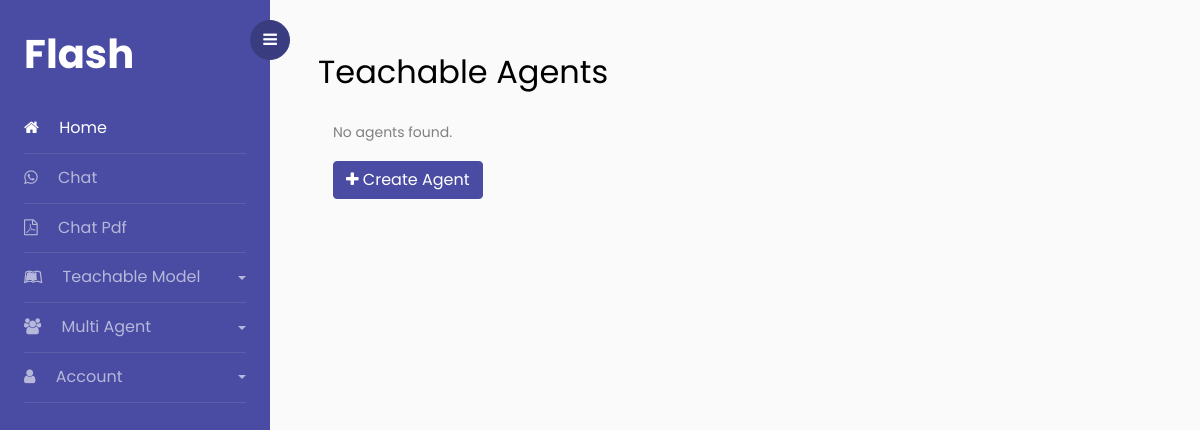
/chat/teachable-agent/ (signed in), run on an earlier commit of the app's database.
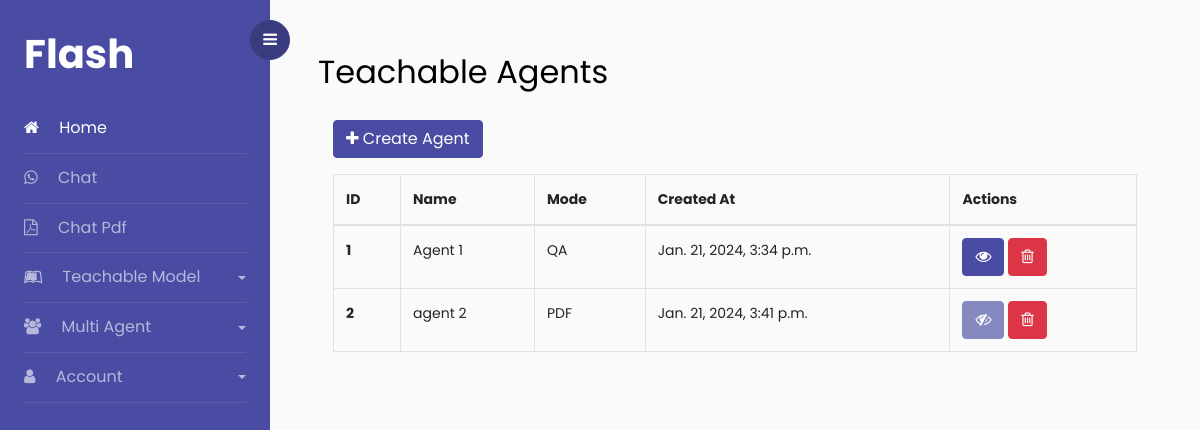
And on a later commit of the database.
### chat/models.py (models this page shows, shortened)
class TeachableAgent(models.Model):
    MODE_CHOICES = (
        ('QA', 'Question-Answer'),
        ('PDF', 'PDF'),
    )
    user = models.ForeignKey(User, on_delete=models.CASCADE, related_name='teachable_agents')
    name = models.CharField(max_length=255)
    slug = models.SlugField(max_length=255, unique=True, blank=True, null=True)
    mode = models.CharField(max_length=255, choices=MODE_CHOICES, default='QA')
    created_at = models.DateTimeField(auto_now_add=True)
    updated_at = models.DateTimeField(auto_now=True)
    is_active = models.BooleanField(default=True)

### chat/views.py (the view)
# urls.py: path("teachable-agent/", TeachableAgentView.as_view(), name="teachable-agent"),
class TeachableAgentView(LoginRequiredMixin, View):
    def get(self, request, *args, **kwargs):
        agents = request.user.teachable_agents.all()
        return render(request, "pages/teachable_agents.html", {'agents': agents})

### templates/pages/teachable_agents.html
{% extends "pages/base.html" %}
{% block content %}
    <div id="content" class="p-4 p-md-5 pt-5">
        <h2 class="mb-4">Teachable Agents</h2>
        <div class="container">
            {% if agents %}
            <div class="row">
                <div class="col-12">
                    <a href="{% url "chat:create-teachable-agent" %}" class="btn btn-primary mb-3"><i class="fa fa-plus"></i> Create Agent</a>
                    <table class="table table-bordered">
                        <thead>
                        <tr>
                            <th scope="col">ID</th>
                            <th scope="col">Name</th>
                            <th scope="col">Mode</th>
                            <th scope="col">Created At</th>
                            <th scope="col">Actions</th>
                        </tr>
                        </thead>
                        <tbody>
                        {% for agent in agents %}
                        <tr>
                            <th scope="row">{{ agent.id }}</th>
                            <td>{{ agent.name }}</td>
                            <td>{{ agent.mode }}</td>
                            <td>{{ agent.created_at }}</td>
                            <td>
                                {% if agent.mode == "PDF" and not agent.is_active %}
                                <a href="{% url "chat:teachable" agent.slug %}" class="btn btn-primary disabled"><i class="fa fa-eye-slash"></i></a>
                                {% else %}
                                <a href="{% url "chat:teachable" agent.slug %}" class="btn btn-primary"><i class="fa fa-eye"></i></a>
                                {% endif %}
                                <a href="{% url "chat:teachable-agent-delete" agent.slug %}" class="btn btn-danger"><i class="fa fa-trash-o"></i></a>
                            </td>
                        </tr>
                        {% endfor %}
                        </tbody>
                    </table>
                </div>
            </div>
                {% else %}
                <div class="row">
                    <div class="col-12">
                        <p>No agents found.</p>
                    <a href="{% url "chat:create-teachable-agent" %}" class="btn btn-primary"><i class="fa fa-plus"></i> Create Agent</a>
                    </div>
            {% endif %}
        </div>
    </div>
{% endblock %}

What changed in the data, as far as the page shows it:
added TeachableAgent: id "1", name "Agent 1", mode "QA", created_at "Jan. 21, 2024, 3:34 p.m."
added TeachableAgent: id "2", name "agent 2", mode "PDF", created_at "Jan. 21, 2024, 3:41 p.m.", is_active False (drawn)
Also different on the page:
text no longer shown: "No agents found."
text now shown: "ID Name Mode Created At Actions"
